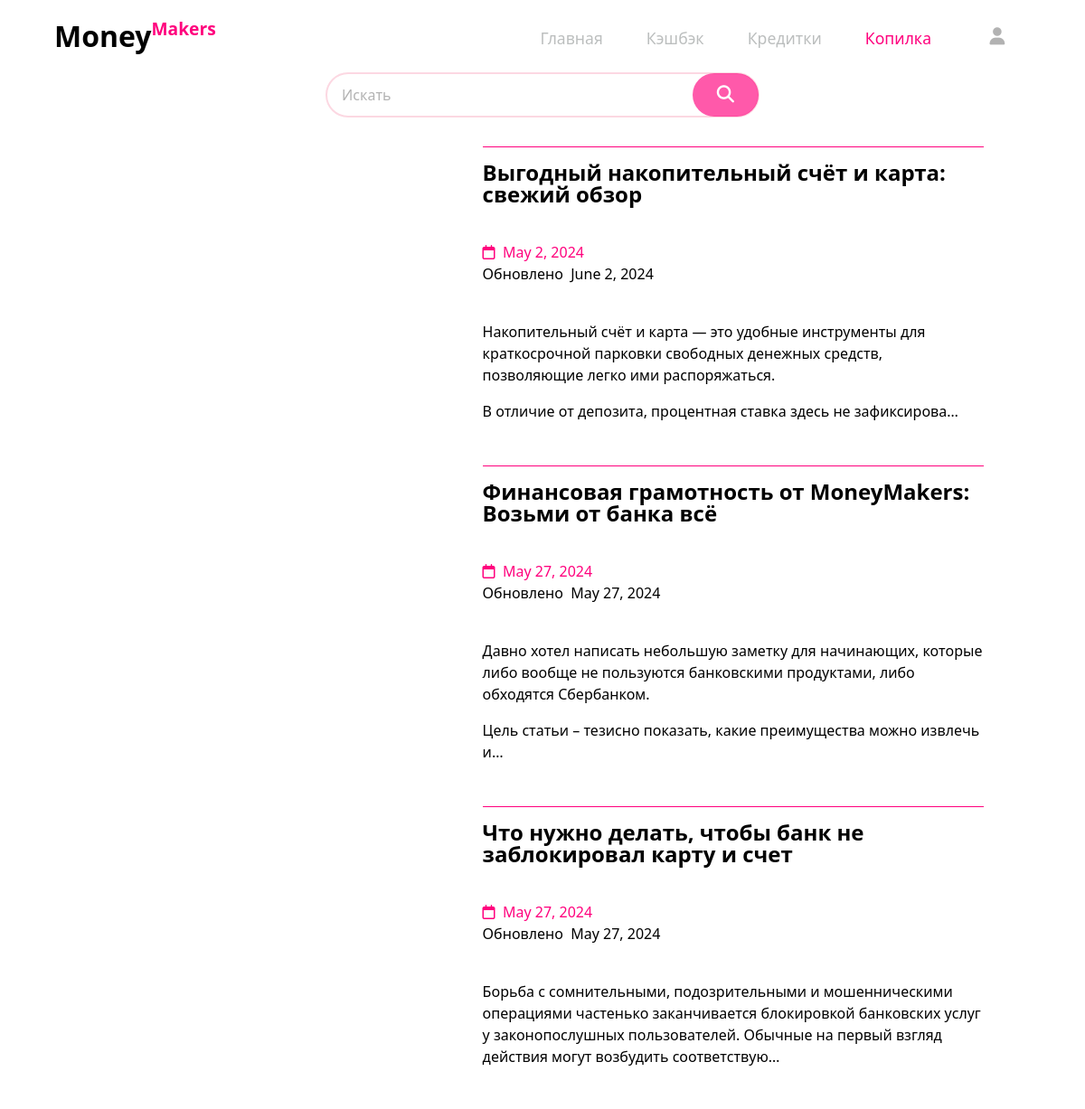
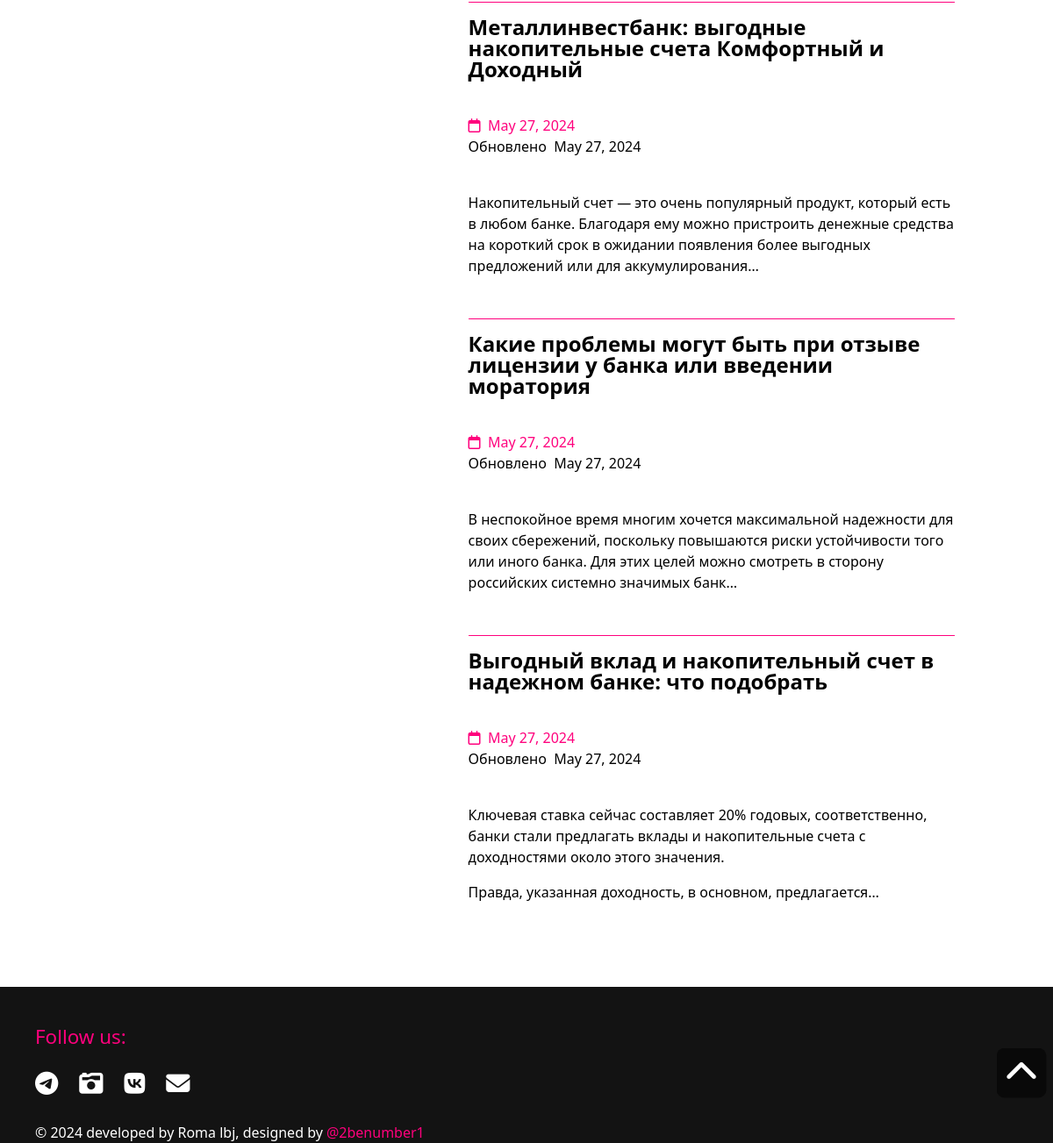
The page /savings on the database its author committed (2 pictures, top to bottom).
### main/models.py (models this page shows, shortened)
class Articles(models.Model):
    credit = 'credit'
    debit = 'debit'
    savings = 'savings'
    CATEGORIES = [(credit, 'Кредитки'), (debit, 'Дебетухи'), (savings, 'Накопилка')]
    title = models.CharField(max_length=255)
    category = models.CharField(max_length=50, choices=CATEGORIES, blank=False)
    content = models.TextField()
    photo = models.ImageField(upload_to="images")
    time_create = models.DateTimeField(auto_now_add=True)
    time_update = models.DateTimeField(auto_now_add=True)
    likes = models.ManyToManyField(User, related_name='likes')
    comments_amount = models.IntegerField(default=0)
    class Meta:
        verbose_name = 'Article'
        verbose_name_plural = 'Articles'

### main/views.py (the view)
# urls.py: path('savings', views.savings, name='savings'),
def savings(request):
    context = {
        'articles': Articles.objects.filter(category='savings').order_by('-time_update'),
    }
    return render(request, 'main/savings.html', context)

### main/templates/main/savings.html (shortened to what this page needs)
{% extends 'main/layout.html' %}
{% block content %}
    <div class="search_form_container">
        <form class="search_form" action="{% url 'searched_for' %}" method="POST">
            <input class="search_input" type="search" placeholder="Искать" name="searched">
            <button class="search_button" type="submit"><i class="fa-solid fa-magnifying-glass"></i></button>
        </form>
    </div>
    <div class="credit_articles_list">
         <ul>
             {% for post in articles %}
                        <li>
                            <a href="{% url 'article_detail' category=post.category  id=post.id %}">
                                <div class="post">
                                    <div class="image" style="background-image: url('{{post.photo.url}}');"></div>
                                    <div class="all_info">
                                        <p class="title">{{post.title}}</p>
                                        <p class="time time_create"><i class="fa-regular fa-calendar"></i>&nbsp;&nbsp;{{post.time_create|date}}</p>
                                        <p class="time time_update">Обновлено&nbsp;&nbsp;{{post.time_update|date}}</p>
                                        <p class="contents">{{post.content | truncatechars:220 | safe}}</p>
                                    </div>
                                </div>
                            </a>
                        </li>
             {% endfor %}
         </ul>
    </div>
{% endblock %}

### main/templates/main/layout.html (shortened to what this page needs)
{% load static %}
<!doctype html>
<html lang="en">
<head>
    <link rel="stylesheet" href="{% static 'main/css/main.css' %}">
    <link rel="stylesheet" href="https://cdn.jsdelivr.net/npm/bootstrap@5.3.2/dist/css/bootstrap.min.css">
    <link rel="stylesheet" href="https://use.fontawesome.com/releases/v6.5.1/css/all.css">
</head>
<body>
    <header class="header" id="header">
        <nav class="nav_container">
            <a href="{% url 'home' %}" class="nav_logo">Money<p>Makers</p></a>
            <div class="nav_menu" id="nav-menu">
                <ul class="nav_list">
                    <li class="nav_item">
                        <a href="{% url 'home' %}" class="nav_link">
                            <span class="nav_name">Главная</span>
                        </a>
                    </li>
                    <li class="nav_item">
                        <a href="{% url 'debit' %}" class="nav_link">
                            <span class="nav_name">Кэшбэк</span>
                        </a>
                    </li>
                    <li class="nav_item">
                        <a href="{% url 'credit' %}" class="nav_link">
                            <span class="nav_name">Кредитки</span>
                        </a>
                    </li>
                    <li class="nav_item">
                        <a href="{% url 'savings' %}" class="nav_link">
                            <span class="nav_name">Копилка</span>
                        </a>
                    </li>
                    <li class="nav_item">
                            <div class="dropdown-content">
                                <div class="profile">
                                    <i class="fa-solid fa-user profile_icon"></i>
                                </div>
                            </div>
                    </li>
                </ul>
            </div>
        </nav>
    </header>
    <main>
        {% block content %}
        {% endblock %}
    </main>
    <a href="#">
        <i class="fa-solid fa-chevron-up arrow_up"></i>
    </a>
    <div class="footerContainer">
        <div class="media">
            <p>Follow us:</p>
            <div class="links">
                <span class="icon icon1"><i class="fa-brands fa-telegram"></i></span>
                <span class="icon icon2"><i class="fa-solid fa-camera-retro"></i></span>
                <span class="icon icon3"><i class="fa-brands fa-vk"></i></span>
                <span class="icon icon4"><i class="fa-solid fa-envelope"></i></span>
            </div>
        </div>
        <div class="foot-bottom">
            <p>&copy; 2024 developed by Roma lbj, designed by&nbsp;<a href="https://www.instagram.com/2benumber1" class="lexa_inst">@2benumber1</a></p>
        </div>
    </div>
</body>
</html>

### rows shown on the page
Articles: title "Выгодный накопительный счёт и карта: свежий обзор", time_create "May 2, 2024", time_update "June 2, 2024", content "Накопительный счёт и карта — это удобные инструменты для краткосрочной парковки свободных денежных средств, позволяющие легко ими распоряжаться. В отличие от депозита, процентная ставка здесь не зафиксирова…"
Articles: title "Финансовая грамотность от MoneyMakers: Возьми от банка всё", time_create "May 27, 2024", time_update "May 27, 2024", content "Давно хотел написать небольшую заметку для начинающих, которые либо вообще не пользуются банковскими продуктами, либо обходятся Сбербанком. Цель статьи – тезисно показать, какие преимущества можно извлечь и…"
Articles: title "Что нужно делать, чтобы банк не заблокировал карту и счет", time_create "May 27, 2024", time_update "May 27, 2024", content "Борьба с сомнительными, подозрительными и мошенническими операциями частенько заканчивается блокировкой банковских услуг у законопослушных пользователей. Обычные на первый взгляд действия могут возбудить соответствую…"
Articles: title "Металлинвестбанк: выгодные накопительные счета Комфортный и Доходный", time_create "May 27, 2024", time_update "May 27, 2024", content "Накопительный счет — это очень популярный продукт, который есть в любом банке. Благодаря ему можно пристроить денежные средства на короткий срок в ожидании появления более выгодных предложений или для аккумулирования…"
Articles: title "Какие проблемы могут быть при отзыве лицензии у банка или введении моратория", time_create "May 27, 2024", time_update "May 27, 2024", content "В неспокойное время многим хочется максимальной надежности для своих сбережений, поскольку повышаются риски устойчивости того или иного банка. Для этих целей можно смотреть в сторону российских системно значимых банк…"
Articles: title "Выгодный вклад и накопительный счет в надежном банке: что подобрать", time_create "May 27, 2024", time_update "May 27, 2024", content "Ключевая ставка сейчас составляет 20% годовых, соответственно, банки стали предлагать вклады и накопительные счета с доходностями около этого значения. Правда, указанная доходность, в основном, предлагается…"
